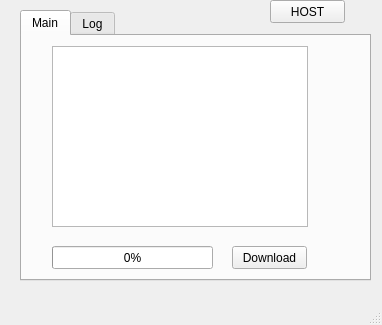
<?xml version="1.0" encoding="UTF-8"?>
<ui version="4.0">
 <class>MainWindow</class>
 <widget class="QMainWindow" name="MainWindow">
  <property name="geometry">
   <rect>
    <x>0</x>
    <y>0</y>
    <width>382</width>
    <height>325</height>
   </rect>
  </property>
  <property name="windowTitle">
   <string>MainWindow</string>
  </property>
  <widget class="QWidget" name="centralwidget">
   <widget class="QTabWidget" name="tabWidget">
    <property name="geometry">
     <rect>
      <x>20</x>
      <y>10</y>
      <width>351</width>
      <height>271</height>
     </rect>
    </property>
    <property name="currentIndex">
     <number>0</number>
    </property>
    <widget class="QWidget" name="tab">
     <attribute name="title">
      <string>Main</string>
     </attribute>
     <widget class="QListWidget" name="listWidget">
      <property name="geometry">
       <rect>
        <x>30</x>
        <y>10</y>
        <width>256</width>
        <height>181</height>
       </rect>
      </property>
     </widget>
     <widget class="QPushButton" name="pushButton">
      <property name="geometry">
       <rect>
        <x>210</x>
        <y>210</y>
        <width>75</width>
        <height>23</height>
       </rect>
      </property>
      <property name="text">
       <string>Download</string>
      </property>
     </widget>
     <widget class="QProgressBar" name="progressBar">
      <property name="geometry">
       <rect>
        <x>30</x>
        <y>210</y>
        <width>161</width>
        <height>23</height>
       </rect>
      </property>
      <property name="value">
       <number>0</number>
      </property>
     </widget>
    </widget>
    <widget class="QWidget" name="tab_2">
     <attribute name="title">
      <string>Log</string>
     </attribute>
     <widget class="QTextBrowser" name="logArea">
      <property name="geometry">
       <rect>
        <x>7</x>
        <y>2</y>
        <width>331</width>
        <height>240</height>
       </rect>
      </property>
     </widget>
    </widget>
   </widget>
   <widget class="QPushButton" name="pushButton_2">
    <property name="geometry">
     <rect>
      <x>270</x>
      <y>0</y>
      <width>75</width>
      <height>23</height>
     </rect>
    </property>
    <property name="text">
     <string>HOST</string>
    </property>
   </widget>
  </widget>
  <widget class="QMenuBar" name="menubar">
   <property name="geometry">
    <rect>
     <x>0</x>
     <y>0</y>
     <width>382</width>
     <height>21</height>
    </rect>
   </property>
  </widget>
  <widget class="QStatusBar" name="statusbar"/>
 </widget>
 <resources/>
 <connections/>
</ui>
